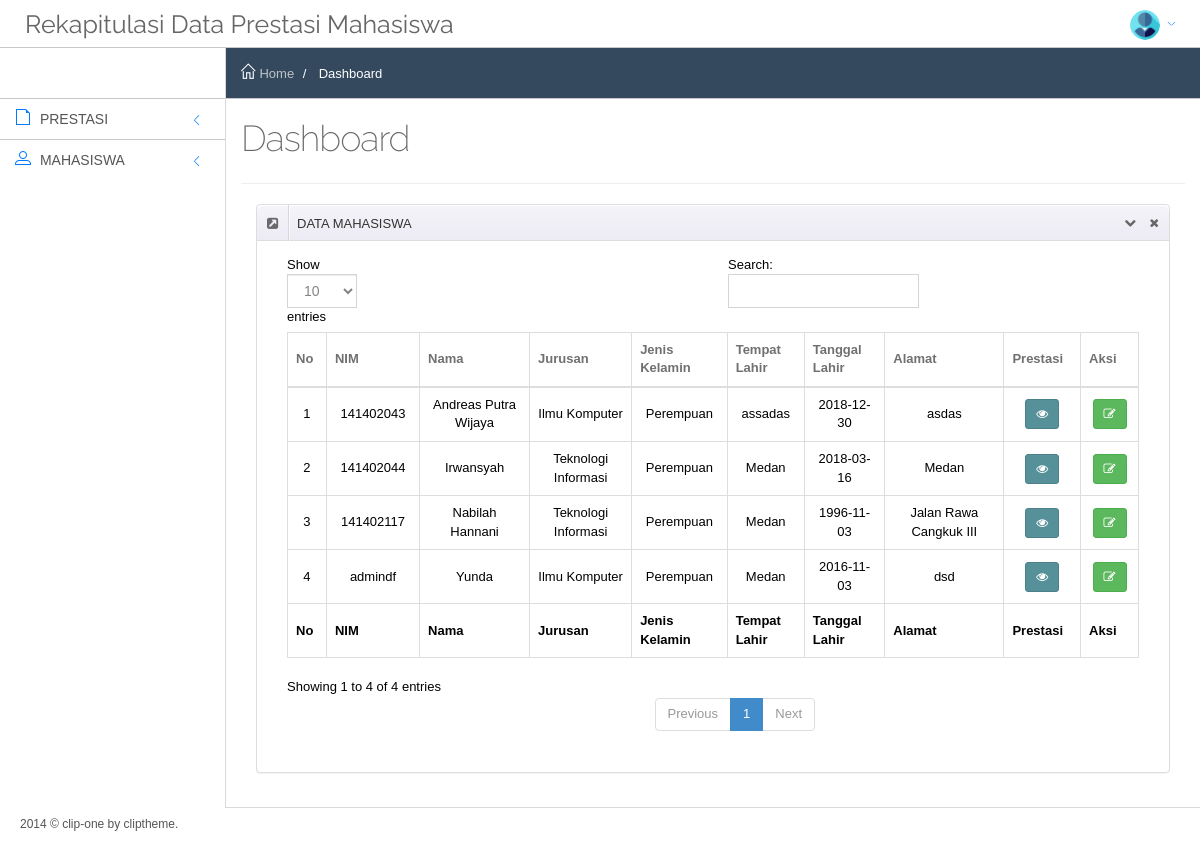
Page /beasiswa/index.php/admin on the committed database.
### tables this page shows
CREATE TABLE `tbl_mahasiswa` (
  `nim` char(9) NOT NULL,
  `nama_mahasiswa` varchar(30) NOT NULL,
  `jurusan` enum('Teknologi Informasi','Ilmu Komputer') NOT NULL,
  `JK` enum('L','P') NOT NULL,
  `tempat_lahir` varchar(30) NOT NULL,
  `tanggal_lahir` date NOT NULL,
  `alamat` varchar(100) NOT NULL
);

### beasiswa/application/libraries/Template.php (called while the page is built)
<?php if ( ! defined('BASEPATH')) exit('No direct script access allowed');
class Template {
		var $template_data = array();
		function set($name, $value)
		{
			$this->template_data[$name] = $value;
		}
		function load($template = '', $view = '' , $view_data = array(), $return = FALSE)
		{
			$this->CI =& get_instance();
			$this->set('contents', $this->CI->load->view($view, $view_data, TRUE));
			return $this->CI->load->view($template, $this->template_data, $return);
		}
}

### beasiswa/application/controllers/Admin.php (called while the page is built, shortened)
	<?php
class Admin extends CI_Controller{
	function index(){
		$data['mhs'] = $this->M_Mahasiswa->showMahasiswa();
		$this->template->load('template','mahasiswa/list',$data);
	}
}

### beasiswa/index.php (called while the page is built, shortened)
<?php
require_once BASEPATH.'core/CodeIgniter.php';

### beasiswa/application/models/M_Mahasiswa.php (called while the page is built)
<?php
class M_Mahasiswa extends CI_Model{
	public $table = "tbl_mahasiswa";
	function showMahasiswa(){
		return $this->db->get($this->table);
	}
}

### beasiswa/application/views/mahasiswa/list.php (the view, shortened to what this page needs)
<div class="col-sm-12">
    <div class="panel panel-default">
        <div class="panel-heading">
            <i class="fa fa-external-link-square"></i> DATA MAHASISWA
            <div class="panel-tools">
                <a class="btn btn-xs btn-link panel-collapse collapses" href="#">
                </a>
                <a class="btn btn-xs btn-link panel-close" href="#">
                    <i class="fa fa-times"></i>
                </a>
            </div>
        </div>
        <div class="panel-body">
          <div class="table-responsive">
            <table style="text-align: center;" class="table table-bordered" id="dataTable" width="100%" cellspacing="0">
              <thead>
                <tr>
                  <th>No</th>
                  <th>NIM</th>
                  <th>Nama</th>
                  <th>Jurusan</th>
                  <th>Jenis Kelamin</th>
                  <th>Tempat Lahir</th>
                  <th>Tanggal Lahir</th>
                  <th>Alamat</th>
                  <th>Prestasi</th>
                  <th>Aksi</th>
                </tr>
              </thead>
              <tfoot>
                <tr>
                  <th>No</th>
                  <th>NIM</th>
                  <th>Nama</th>
                  <th>Jurusan</th>
                  <th>Jenis Kelamin</th>
                  <th>Tempat Lahir</th>
                  <th>Tanggal Lahir</th>
                  <th>Alamat</th>
                  <th>Prestasi</th>
                  <th>Aksi</th>
                </tr>
              </tfoot>
              <tbody>
              <?php
              $no = 1;
              foreach($mhs->result() as $mahasiswa){
                ?>
                <tr>
                  <td><?php echo $no;?></td>
                  <td><?php echo $mahasiswa->nim;?></td>
                  <td><?php echo $mahasiswa->nama_mahasiswa;?></td>
                  <td><?php echo $mahasiswa->jurusan;?></td>
                  <td>
                  <?php
                  if($mahasiswa->JK == 'L')
                    echo 'Laki-laki';
                  else
                    echo 'Perempuan';
                    ?></td>
                  <td><?php echo $mahasiswa->tempat_lahir;?></td>
                  <td><?php echo $mahasiswa->tanggal_lahir;?></td>
                  <td><?php echo $mahasiswa->alamat;?></td>
                  <td><?php echo anchor('mahasiswa/lihatprestasi/'.$mahasiswa->nim,'<i class="fa fa-eye"></i>','class="btn btn-sm btn-teal tooltips" data-placement="top" data-original-title="Lihat"');?>
                 </td>
                 <td><?php echo anchor('admin/editMahasiswa/'.$mahasiswa->nim,'<i class="fa fa-edit fa fa-red"></i>','class="btn btn-sm btn-success tooltips" data-placement="top" data-original-title="Edit Data"');?></td>
                </tr>
              <?php
              $no++;
            }?>
              </table>
              </div>
          </div>
        </div>
    </div>
</div>

### beasiswa/application/views/template.php (shortened to what this page needs)
<!DOCTYPE html>
<html lang="en" class="no-js">
    <head>
        <link rel="stylesheet" href="<?php echo base_url();?>assets/plugins/bootstrap/css/bootstrap.min.css">
        <link rel="stylesheet" href="<?php echo base_url();?>assets/plugins/font-awesome/css/font-awesome.min.css">
        <link rel="stylesheet" href="<?php echo base_url();?>assets/fonts/style.css">
        <link rel="stylesheet" href="<?php echo base_url();?>assets/css/main.css">
        <link rel="stylesheet" href="<?php echo base_url();?>assets/css/main-responsive.css">
        <link rel="stylesheet" href="<?php echo base_url();?>assets/plugins/iCheck/skins/all.css">
        <link rel="stylesheet" href="<?php echo base_url();?>assets/plugins/bootstrap-colorpalette/css/bootstrap-colorpalette.css">
        <link rel="stylesheet" href="<?php echo base_url();?>assets/plugins/perfect-scrollbar/src/perfect-scrollbar.css">
        <link rel="stylesheet" href="<?php echo base_url();?>assets/css/theme_light.css" type="text/css" id="skin_color">
        <link rel="stylesheet" href="<?php echo base_url();?>assets/css/print.css" type="text/css" media="print"/>
        <link rel="stylesheet" href="<?php echo base_url();?>assets/plugins/fullcalendar/fullcalendar/fullcalendar.css">
    </head>
    <body>
        <div class="navbar navbar-inverse navbar-fixed-top">
            <div class="container">
                <div class="navbar-header">
                    <a id="top" class="navbar-brand" href="<?php echo base_url();?>index.php/mahasiswa/cek">
                        Rekapitulasi Data Prestasi Mahasiswa
                    </a>
                </div>
                <div class="navbar-tools">
                    <ul class="nav navbar-right">
                        <li class="dropdown current-user">
                            <a data-toggle="dropdown" data-hover="dropdown" class="dropdown-toggle" data-close-others="true" href="#">
                                <img src="<?php echo base_url();?>assets/images/person.png" style="width:30px; ;"class="circle-img" alt="">
                                <i class="clip-chevron-down"></i>
                            </a>
                        </li>
                    </ul>
                </div>
            </div>
        </div>
        <div class="main-container">
            <div class="navbar-content">
                <div class="main-navigation navbar-collapse collapse">
                    <div class="navigation-toggler">
                        <i class="clip-chevron-left"></i>
                        <i class="clip-chevron-right"></i>
                    </div>
            <ul class="main-navigation-menu">
                    <?php
                    $level = $this->session->userdata('id_level_user');
                    if($level != 3){
                    ?>
                    <li>
                        <a href="javascript:void(0)">
                            <i class="clip-file"></i>
                            <span class="title"> PRESTASI </span><i class="icon-arrow"></i>
                        </a>
                    </li>
                    <li>
                        <a href="javascript:void(0)">
                            <i class="clip-user-2"></i>
                            <span class="title"> MAHASISWA </span><i class="icon-arrow"></i>
                        </a>
                    </li>
                        <?php
                        }?>
                </ul>
                </div>
            </div>
            <div class="main-content">
                <div class="container">
                    <div class="row">
                        <div class="col-sm-12">
                            <ol class="breadcrumb" style="background-color: #34495e; color: white;">
                                <li>
                                    <i class="clip-home-3" style="color: white;"></i>
                                    <a href="#" style="color:#bdc3c7;">
                                        Home
                                    </a>
                                </li>
                                <li class="active" style="color: white;">
                                    Dashboard
                                </li>
                            </ol>
                            <div class="page-header">
                                <h1>Dashboard</h1>
                            </div>
                        </div>
                    </div>
                    <?php
                    echo $contents;
                    ?>
                </div>
            </div>
        <div class="footer clearfix">
            <div class="footer-inner">
                2014 &copy; clip-one by cliptheme.
            </div>
            <div class="footer-items">
                <span class="go-top"><i class="clip-chevron-up"></i></span>
            </div>
        </div>
    </body>
</html>

### beasiswa/assets/css/main-responsive.css (style rules this page uses)
@media (min-width: 768px) { .main-navigation { position: absolute; width: 225px; } }
@media (min-width: 768px) { .main-content { margin-left: 225px; } }
@media (min-width: 768px) { .main-content > .container { min-height: 760px; } }

### beasiswa/assets/css/theme_light.css (style rules this page uses)
body, .main-container, .footer, .main-navigation, ul.main-navigation-menu > li > ul.sub-menu, .navigation-small ul.main-navigation-menu > li > ul.sub-menu { background-color: white !important; }
.navbar-inverse { background: rgba(255, 255, 255, 0.9); border-color: #C8C7CC; }
.navbar-inverse .navbar-brand, .navbar-inverse .navbar-brand:hover, .navbar-inverse .nav > li > a { color: #666666; }
.navbar-inverse .nav > li > a { color: #999999; }
.navbar-inverse .nav > li.current-user > a { color: #666666 !important; }
.navbar-inverse .nav > li.current-user > a i { display: inline-block; text-align: center; width: 1.25em; color: #007AFF !important; font-size: 12px; }
ul.main-navigation-menu > li a { border-bottom: none; border-top-color: #C8C7CC; color: #555555; }
ul.main-navigation-menu > li a > i { color: #007AFF; font-weight: normal; }
.navigation-toggler, .go-top { color: black; }
.breadcrumb i { color: #cccccc; }
.breadcrumb a { color: #007AFF; }
.footer-inner { color: #555555; }
.main-content .container { border-left: 1px solid #D9D9D9; border-bottom: 1px solid #D9D9D9; }

### beasiswa/assets/css/print.css (style rules this page uses)
.navbar { display: none; }
.main-navigation { display: none; }
.breadcrumb { display: none; }
.page-header { display: none; }
.footer { display: none; }
.main-container { margin: 0 !important; padding: 0 !important; }
.main-content .container { min-height: auto !important; border: none !important; }

### beasiswa/application/views/template.php (style rules this page uses)
.navigation-toggler, .go-top { color: white; }

### rows in the picture
tbl_mahasiswa: nim "141402043", nama_mahasiswa "Andreas Putra Wijaya", jurusan "Ilmu Komputer", JK "Perempuan", tempat_lahir "assadas", tanggal_lahir "2018-12-30", alamat "asdas"
tbl_mahasiswa: nim "141402044", nama_mahasiswa "Irwansyah", jurusan "Teknologi Informasi", JK "Perempuan", tempat_lahir "Medan", tanggal_lahir "2018-03-16", alamat "Medan"
tbl_mahasiswa: nim "141402117", nama_mahasiswa "Nabilah Hannani", jurusan "Teknologi Informasi", JK "Perempuan", tempat_lahir "Medan", tanggal_lahir "1996-11-03", alamat "Jalan Rawa Cangkuk III"
tbl_mahasiswa: nim "admindf", nama_mahasiswa "Yunda", jurusan "Ilmu Komputer", JK "Perempuan", tempat_lahir "Medan", tanggal_lahir "2016-11-03", alamat "dsd"
